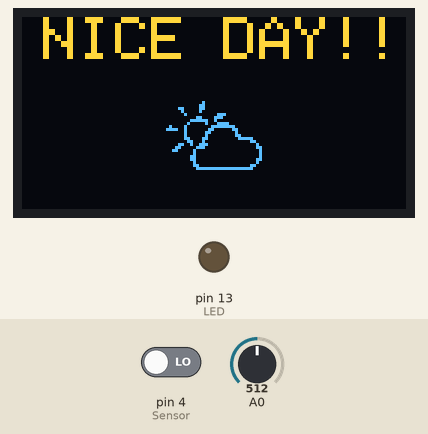
This sketch was run on a simulated Arduino Uno, built with avr-gcc and run on an emulated ATmega328P. Shown: 128×64 one-colour display, output pins drawn as LEDs (lit = HIGH). The test bench sets the inputs (shaded band); at power-on: A0 = 512, pin 4 (Sensor) LOW. The OLED is the two-colour kind (top 16 rows yellow); pins used as bus, display or sensor lines are not drawn.

Above: at 1.2 s.
1.3 s: A0 set to 489
At 1.88 s:
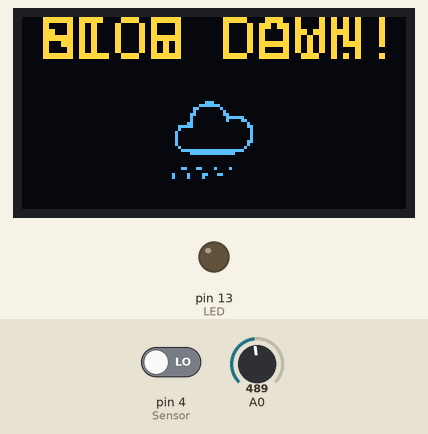
2.9 s: A0 set to 510
At 3.37 s:
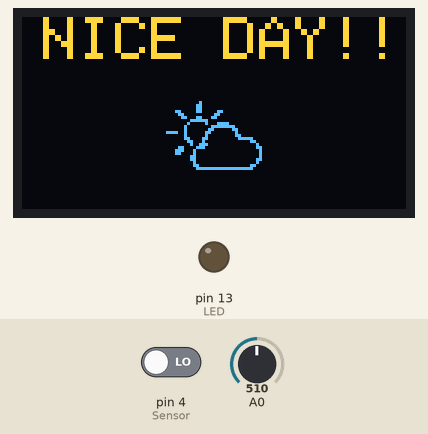
5.6 s: A0 set to 490
At 6.34 s:
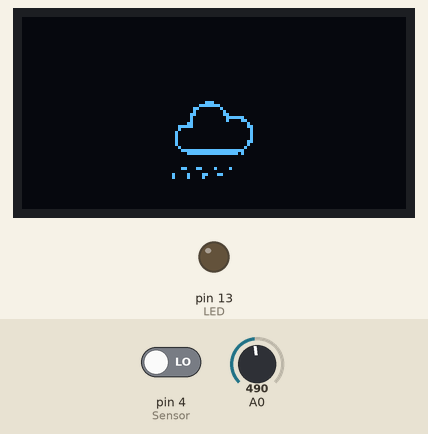
7.3 s: A0 set to 511
At 7.78 s:
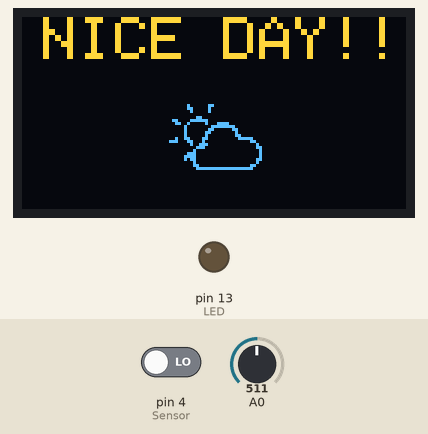
10.3 s: A0 set to 306
At 11.04 s:
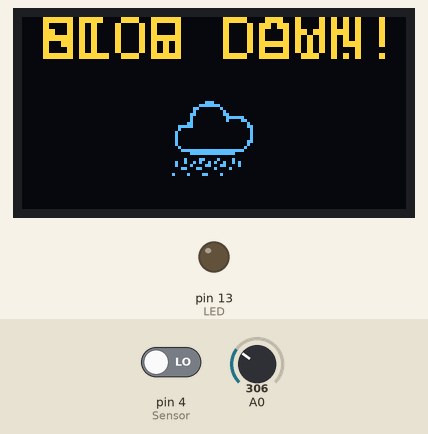
12.0 s: pin 4 (Sensor) driven HIGH
At 12.49 s:
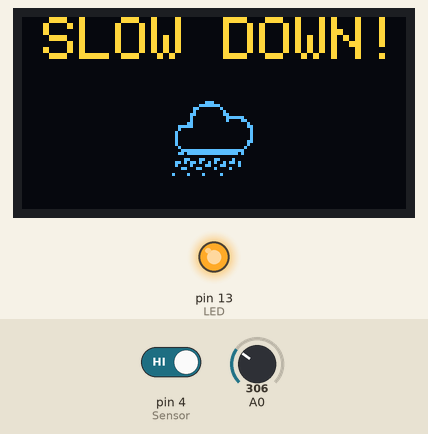
Timing chart, 0 to 14.6 s (numbered marks = the images above; inputs shaded):
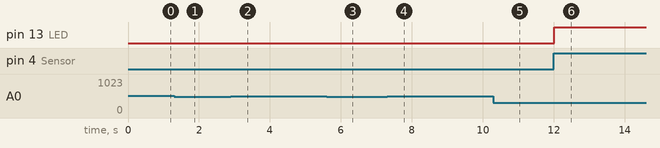

The sketch:

RainSensor_Display.ino
```cpp
#include <Wire.h>
#include <Adafruit_GFX.h>
#include <Adafruit_SSD1306.h>

// Vibration Pins
#define LED 13
#define Sensor 4
#define VCC 2
#define GND 3

// Constants
constexpr int RAIN_THRESHOLD = 500;
constexpr int OLED_RESET = -1; // OLED reset pin
constexpr int FRAME_DELAY = 42; // Animation speed
constexpr int WARNING_BLINK_DELAY = 700; // Blinking speed for the warning message
constexpr int FRAME_WIDTH = 32;
constexpr int FRAME_HEIGHT = 32;

// Messages
const String WarningMessage = "SLOW DOWN!";
const String RegularMessage = "NICE DAY!!";

// Global variables
Adafruit_SSD1306 HighwayDisplay(128, 64, &Wire, OLED_RESET);
const byte PROGMEM Rainframes[][128] = {
  {0,0,0,0,0,0,0,0,0,0,0,0,0,7,0,0,0,31,192,0,0,96,32,0,0,64,16,0,0,192,24,0,0,128,15,192,0,128,8,96,1,128,0,16,15,128,0,24,8,0,0,8,16,0,0,8,16,0,0,8,16,0,0,8,16,0,0,24,16,0,0,16,8,0,0,32,7,255,255,192,0,255,254,0,0,0,0,0,0,0,0,0,0,0,0,0,0,0,0,0,4,16,132,0,0,0,0,0,33,12,96,0,33,8,0,0,0,0,0,0,0,0,0,0,0,0,0,0},
  {0,0,0,0,0,0,0,0,0,0,0,0,0,7,0,0,0,31,192,0,0,96,32,0,0,64,16,0,0,192,24,0,0,128,15,192,0,128,8,96,1,128,0,16,15,128,0,24,8,0,0,8,16,0,0,8,16,0,0,8,16,0,0,8,16,0,0,24,16,0,0,16,8,0,0,32,7,255,255,192,1,255,255,0,0,0,0,0,0,0,0,0,0,0,0,0,0,0,0,0,0,0,0,0,0,0,0,0,33,8,32,0,33,8,0,0,0,0,0,0,0,0,0,0,0,0,0,0},
  {0,0,0,0,0,0,0,0,0,0,0,0,0,7,0,0,0,31,192,0,0,96,32,0,0,64,16,0,0,192,24,0,0,128,15,192,0,128,8,96,1,128,0,16,15,128,0,24,8,0,0,8,16,0,0,8,16,0,0,8,16,0,0,8,16,0,0,24,16,0,0,16,8,0,0,32,7,255,255,192,1,255,255,64,0,0,0,0,0,0,0,0,0,0,0,0,0,0,0,0,0,0,0,0,0,0,0,0,33,0,0,0,33,8,0,0,0,0,0,0,0,0,0,0,0,0,0,0},
  {0,0,0,0,0,0,0,0,0,0,0,0,0,7,0,0,0,31,192,0,0,96,32,0,0,64,16,0,0,192,24,0,0,128,15,192,0,128,8,96,1,128,0,16,15,128,0,24,8,0,0,8,16,0,0,8,16,0,0,8,16,0,0,8,16,0,0,24,16,0,0,16,8,0,0,32,7,255,255,192,5,255,255,64,0,0,0,0,0,0,0,0,0,0,0,0,0,0,0,0,0,0,0,0,0,0,0,0,32,0,0,0,33,8,0,0,0,0,0,0,0,0,0,0,0,0,0,0},
  {0,0,0,0,0,0,0,0,0,0,0,0,0,7,0,0,0,31,192,0,0,96,32,0,0,64,16,0,0,192,24,0,0,128,15,192,0,128,8,96,1,128,0,16,15,128,0,24,8,0,0,8,16,0,0,8,16,0,0,8,16,0,0,8,16,0,0,24,16,0,0,16,8,0,0,32,7,255,255,192,13,255,255,64,0,0,0,0,2,24,66,0,24,66,16,128,0,0,0,0,0,0,0,0,0,0,0,0,0,0,0,0,0,0,0,0,0,0,0,0,0,0,0,0,0,0,0,0},
  {0,0,0,0,0,0,0,0,0,0,0,0,0,7,0,0,0,31,192,0,0,96,32,0,0,64,16,0,0,192,24,0,0,128,15,192,0,128,8,96,1,128,0,16,15,128,0,24,8,0,0,8,16,0,0,8,16,0,0,8,16,0,0,8,16,0,0,24,16,0,0,16,8,0,0,32,7,255,255,192,13,255,255,64,0,0,0,0,2,24,66,0,24,194,16,128,0,0,0,0,0,0,0,0,0,0,0,0,0,0,0,0,0,0,0,0,0,0,0,0,0,0,0,0,0,0,0,0},
  {0,0,0,0,0,0,0,0,0,0,0,0,0,7,0,0,0,31,192,0,0,96,32,0,0,64,16,0,0,192,24,0,0,128,15,192,0,128,8,96,1,128,0,16,15,128,0,24,8,0,0,8,16,0,0,8,16,0,0,8,16,0,0,8,16,0,0,24,16,0,0,16,8,0,0,32,7,255,255,192,13,255,255,64,0,0,0,0,2,24,194,0,24,194,16,128,16,0,0,128,0,0,0,0,0,0,0,0,0,0,0,0,0,0,0,0,0,0,0,0,0,0,0,0,0,0,0,0},
  {0,0,0,0,0,0,0,0,0,0,0,0,0,7,0,0,0,31,192,0,0,96,32,0,0,64,16,0,0,192,24,0,0,128,15,192,0,128,8,96,1,128,0,16,15,128,0,24,8,0,0,8,16,0,0,8,16,0,0,8,16,0,0,8,16,0,0,24,16,0,0,16,8,0,0,32,7,255,255,192,13,255,255,64,0,0,0,0,2,24,194,0,26,210,16,128,16,132,16,128,4,16,132,0,0,0,0,0,0,0,0,0,0,0,0,0,0,0,0,0,0,0,0,0,0,0,0,0},
  {0,0,0,0,0,0,0,0,0,0,0,0,0,7,0,0,0,31,192,0,0,96,32,0,0,64,16,0,0,192,24,0,0,128,15,192,0,128,8,96,1,128,0,16,15,128,0,24,8,0,0,8,16,0,0,8,16,0,0,8,16,0,0,8,16,0,0,24,16,0,0,16,8,0,0,32,15,255,255,192,13,255,255,64,0,0,0,0,3,24,194,0,26,210,150,128,16,134,48,128,4,16,132,0,0,0,0,0,0,0,0,0,0,0,0,0,0,0,0,0,0,0,0,0,0,0,0,0},
  {0,0,0,0,0,0,0,0,0,0,0,0,0,7,0,0,0,31,192,0,0,96,32,0,0,64,16,0,0,192,24,0,0,128,15,192,0,128,8,96,1,128,0,16,15,128,0,24,8,0,0,8,16,0,0,8,16,0,0,8,16,0,0,8,16,0,0,24,16,0,0,16,8,0,0,32,7,255,255,192,13,255,255,64,0,0,0,0,3,24,194,0,26,210,150,128,16,134,48,128,6,48,132,0,0,0,0,0,0,0,0,0,0,0,0,0,0,0,0,0,0,0,0,0,0,0,0,0},
  {0,0,0,0,0,0,0,0,0,0,0,0,0,7,0,0,0,31,192,0,0,96,32,0,0,64,16,0,0,192,24,0,0,128,15,192,0,128,8,96,1,128,0,16,15,128,0,24,8,0,0,8,16,0,0,8,16,0,0,8,16,0,0,8,16,0,0,24,16,0,0,16,8,0,0,32,7,255,255,192,13,255,255,64,0,0,0,0,3,24,194,0,26,210,150,128,16,134,48,128,6,48,132,0,0,0,0,0,33,8,32,0,0,0,0,0,0,0,0,0,0,0,0,0,0,0,0,0},
  {0,0,0,0,0,0,0,0,0,0,0,0,0,7,0,0,0,31,192,0,0,96,32,0,0,64,16,0,0,192,24,0,0,128,15,192,0,128,8,96,1,128,0,16,15,128,0,24,8,0,0,8,16,0,0,8,16,0,0,8,16,0,0,8,16,0,0,24,16,0,0,16,8,0,0,32,7,255,255,192,0,255,254,0,0,0,0,0,2,24,66,0,18,82,146,128,16,134,48,128,6,48,132,0,0,0,0,0,33,12,32,0,0,0,0,0,0,0,0,0,0,0,0,0,0,0,0,0},
  {0,0,0,0,0,0,0,0,0,0,0,0,0,7,0,0,0,31,192,0,0,96,32,0,0,64,16,0,0,192,24,0,0,128,15,192,0,128,8,96,1,128,0,16,15,128,0,24,8,0,0,8,16,0,0,8,16,0,0,8,16,0,0,8,16,0,0,24,16,0,0,16,8,0,0,32,7,255,255,192,0,255,254,0,0,0,0,0,2,16,2,0,2,16,130,0,16,134,48,128,6,48,132,0,0,0,0,0,33,12,32,0,0,0,0,0,0,0,0,0,0,0,0,0,0,0,0,0},
  {0,0,0,0,0,0,0,0,0,0,0,0,0,7,0,0,0,31,192,0,0,96,32,0,0,64,16,0,0,192,24,0,0,128,15,192,0,128,8,96,1,128,0,16,15,128,0,24,8,0,0,8,16,0,0,8,16,0,0,8,16,0,0,8,16,0,0,24,16,0,0,16,8,0,0,32,7,255,255,192,1,255,255,0,0,0,0,0,0,0,0,0,2,16,130,0,16,134,48,128,6,48,132,0,0,0,0,0,33,12,32,0,33,0,0,0,0,0,0,0,0,0,0,0,0,0,0,0},
  {0,0,0,0,0,0,0,0,0,0,0,0,0,7,0,0,0,31,192,0,0,96,32,0,0,64,16,0,0,192,24,0,0,128,15,192,0,128,8,96,1,128,0,16,15,128,0,24,8,0,0,8,16,0,0,8,16,0,0,8,16,0,0,8,16,0,0,24,16,0,0,16,8,0,0,32,7,255,255,192,1,255,255,64,0,0,0,0,0,0,0,0,0,0,0,0,0,0,0,0,6,48,132,0,0,0,0,0,33,12,96,0,33,8,0,0,0,0,0,0,0,0,0,0,0,0,0,0},
  {0,0,0,0,0,0,0,0,0,0,0,0,0,7,0,0,0,31,192,0,0,96,32,0,0,64,16,0,0,192,24,0,0,128,15,192,0,128,8,96,1,128,0,16,15,128,0,24,8,0,0,8,16,0,0,8,16,0,0,8,16,0,0,8,16,0,0,24,16,0,0,16,8,0,0,32,7,255,255,192,5,255,255,64,0,0,0,0,0,0,0,0,0,0,0,0,0,0,0,0,6,48,132,0,0,0,0,0,33,12,96,0,33,8,0,0,0,0,0,0,0,0,0,0,0,0,0,0},
  {0,0,0,0,0,0,0,0,0,0,0,0,0,7,0,0,0,31,192,0,0,96,32,0,0,64,16,0,0,192,24,0,0,128,15,192,0,128,8,96,1,128,0,16,15,128,0,24,8,0,0,8,16,0,0,8,16,0,0,8,16,0,0,8,16,0,0,24,16,0,0,16,8,0,0,32,7,255,255,192,13,255,255,64,0,0,0,0,2,24,66,0,24,66,16,128,0,0,0,0,4,16,132,0,0,0,0,0,33,8,0,0,33,8,0,0,0,0,0,0,0,0,0,0,0,0,0,0},
  {0,0,0,0,0,0,0,0,0,0,0,0,0,7,0,0,0,31,192,0,0,96,32,0,0,64,16,0,0,192,24,0,0,128,15,192,0,128,8,96,1,128,0,16,15,128,0,24,8,0,0,8,16,0,0,8,16,0,0,8,16,0,0,8,16,0,0,24,16,0,0,16,8,0,0,32,7,255,255,192,13,255,255,64,0,0,0,0,2,24,66,0,24,194,16,128,0,0,0,0,0,0,0,0,0,0,0,0,33,0,0,0,33,8,0,0,0,0,0,0,0,0,0,0,0,0,0,0},
  {0,0,0,0,0,0,0,0,0,0,0,0,0,7,0,0,0,31,192,0,0,96,32,0,0,64,16,0,0,192,24,0,0,128,15,192,0,128,8,96,1,128,0,16,15,128,0,24,8,0,0,8,16,0,0,8,16,0,0,8,16,0,0,8,16,0,0,24,16,0,0,16,8,0,0,32,7,255,255,192,13,255,255,64,0,0,0,0,2,24,194,0,24,194,16,128,16,0,0,128,0,0,0,0,0,0,0,0,0,0,0,0,0,0,0,0,0,0,0,0,0,0,0,0,0,0,0,0},
  {0,0,0,0,0,0,0,0,0,0,0,0,0,7,0,0,0,31,192,0,0,96,32,0,0,64,16,0,0,192,24,0,0,128,15,192,0,128,8,96,1,128,0,16,15,128,0,24,8,0,0,8,16,0,0,8,16,0,0,8,16,0,0,8,16,0,0,24,16,0,0,16,8,0,0,32,7,255,255,192,13,255,255,64,0,0,0,0,2,24,194,0,26,210,16,128,16,132,16,128,0,0,0,0,0,0,0,0,0,0,0,0,0,0,0,0,0,0,0,0,0,0,0,0,0,0,0,0},
  {0,0,0,0,0,0,0,0,0,0,0,0,0,7,0,0,0,31,192,0,0,96,32,0,0,64,16,0,0,192,24,0,0,128,15,192,0,128,8,96,1,128,0,16,15,128,0,24,8,0,0,8,16,0,0,8,16,0,0,8,16,0,0,8,16,0,0,24,16,0,0,16,8,0,0,32,15,255,255,192,13,255,255,64,0,0,0,0,3,24,194,0,26,210,150,128,16,134,48,128,0,0,0,0,0,0,0,0,0,0,0,0,0,0,0,0,0,0,0,0,0,0,0,0,0,0,0,0},
  {0,0,0,0,0,0,0,0,0,0,0,0,0,7,0,0,0,31,192,0,0,96,32,0,0,64,16,0,0,192,24,0,0,128,15,192,0,128,8,96,1,128,0,16,15,128,0,24,8,0,0,8,16,0,0,8,16,0,0,8,16,0,0,8,16,0,0,24,16,0,0,16,8,0,0,32,7,255,255,192,13,255,255,64,0,0,0,0,3,24,194,0,26,210,150,128,16,134,48,128,4,16,132,0,0,0,0,0,0,0,0,0,0,0,0,0,0,0,0,0,0,0,0,0,0,0,0,0},
  {0,0,0,0,0,0,0,0,0,0,0,0,0,7,0,0,0,31,192,0,0,96,32,0,0,64,16,0,0,192,24,0,0,128,15,192,0,128,8,96,1,128,0,16,15,128,0,24,8,0,0,8,16,0,0,8,16,0,0,8,16,0,0,8,16,0,0,24,16,0,0,16,8,0,0,32,7,255,255,192,13,255,255,64,0,0,0,0,3,24,194,0,26,210,150,128,16,134,48,128,6,48,132,0,0,0,0,0,33,8,32,0,0,0,0,0,0,0,0,0,0,0,0,0,0,0,0,0},
  {0,0,0,0,0,0,0,0,0,0,0,0,0,7,0,0,0,31,192,0,0,96,32,0,0,64,16,0,0,192,24,0,0,128,15,192,0,128,8,96,1,128,0,16,15,128,0,24,8,0,0,8,16,0,0,8,16,0,0,8,16,0,0,8,16,0,0,24,16,0,0,16,8,0,0,32,7,255,255,192,0,255,254,0,0,0,0,0,2,24,66,0,18,82,146,128,16,134,48,128,6,48,132,0,0,0,0,0,33,12,32,0,0,0,0,0,0,0,0,0,0,0,0,0,0,0,0,0},
  {0,0,0,0,0,0,0,0,0,0,0,0,0,7,0,0,0,31,192,0,0,96,32,0,0,64,16,0,0,192,24,0,0,128,15,192,0,128,8,96,1,128,0,16,15,128,0,24,8,0,0,8,16,0,0,8,16,0,0,8,16,0,0,8,16,0,0,24,16,0,0,16,8,0,0,32,7,255,255,192,0,255,254,0,0,0,0,0,2,16,2,0,2,16,130,0,16,134,48,128,6,48,132,0,0,0,0,0,33,12,32,0,0,0,0,0,0,0,0,0,0,0,0,0,0,0,0,0},
  {0,0,0,0,0,0,0,0,0,0,0,0,0,7,0,0,0,31,192,0,0,96,32,0,0,64,16,0,0,192,24,0,0,128,15,192,0,128,8,96,1,128,0,16,15,128,0,24,8,0,0,8,16,0,0,8,16,0,0,8,16,0,0,8,16,0,0,24,16,0,0,16,8,0,0,32,7,255,255,192,0,255,254,0,0,0,0,0,0,0,0,0,2,16,130,0,16,134,48,128,6,48,132,0,0,0,0,0,33,12,32,0,33,0,0,0,0,0,0,0,0,0,0,0,0,0,0,0},
  {0,0,0,0,0,0,0,0,0,0,0,0,0,7,0,0,0,31,192,0,0,96,32,0,0,64,16,0,0,192,24,0,0,128,15,192,0,128,8,96,1,128,0,16,15,128,0,24,8,0,0,8,16,0,0,8,16,0,0,8,16,0,0,8,16,0,0,24,16,0,0,16,8,0,0,32,7,255,255,192,0,255,254,0,0,0,0,0,0,0,0,0,0,0,0,0,0,0,0,0,6,48,132,0,0,0,0,0,33,12,96,0,33,8,0,0,0,0,0,0,0,0,0,0,0,0,0,0},
  {0,0,0,0,0,0,0,0,0,0,0,0,0,7,0,0,0,31,192,0,0,96,32,0,0,64,16,0,0,192,24,0,0,128,15,192,0,128,8,96,1,128,0,16,15,128,0,24,8,0,0,8,16,0,0,8,16,0,0,8,16,0,0,8,16,0,0,24,16,0,0,16,8,0,0,32,7,255,255,192,0,255,254,0,0,0,0,0,0,0,0,0,0,0,0,0,0,0,0,0,6,48,132,0,0,0,0,0,33,12,96,0,33,8,0,0,0,0,0,0,0,0,0,0,0,0,0,0}
};
const byte PROGMEM Sunnyframes[][128] = {
  {0,0,0,0,0,0,0,0,0,0,0,0,0,48,0,0,0,48,0,0,0,48,0,0,24,48,96,0,12,0,192,0,4,49,128,0,0,252,0,0,1,4,120,0,2,1,254,0,2,3,3,0,242,6,1,0,2,4,1,128,3,12,0,248,1,136,0,12,0,156,0,2,6,56,0,3,12,64,0,1,24,64,0,1,0,192,0,1,0,192,0,3,0,64,0,2,0,96,0,12,0,63,255,248,0,0,0,0,0,0,0,0,0,0,0,0,0,0,0,0,0,0,0,0,0,0,0,0},
  {0,0,0,0,0,0,0,0,0,0,0,0,0,16,0,0,0,48,0,0,0,48,0,0,24,48,96,0,12,0,192,0,6,49,128,0,0,252,0,0,1,4,120,0,2,1,254,0,2,3,3,0,242,6,1,0,2,4,1,128,3,12,0,248,1,136,0,12,0,156,0,2,12,56,0,3,28,64,0,1,24,64,0,1,0,192,0,1,0,192,0,3,0,64,0,2,0,96,0,12,0,63,255,248,0,0,0,0,0,0,0,0,0,0,0,0,0,0,0,0,0,0,0,0,0,0,0,0},
  {0,0,0,0,0,0,0,0,0,0,0,0,0,16,0,0,0,16,0,0,8,16,0,0,12,16,32,0,4,0,224,0,0,49,192,0,0,252,0,0,1,4,120,0,2,1,254,0,242,3,3,0,114,6,1,0,2,4,1,128,3,12,0,248,1,136,0,12,4,156,0,2,12,56,0,3,24,64,0,1,16,64,0,1,0,192,0,1,0,192,0,3,0,64,0,2,0,96,0,12,0,63,255,248,0,0,0,0,0,0,0,0,0,0,0,0,0,0,0,0,0,0,0,0,0,0,0,0},
  {0,0,0,0,0,0,0,0,0,0,0,0,0,16,0,0,0,16,0,0,8,16,0,0,12,16,32,0,6,0,96,0,2,48,192,0,0,252,128,0,1,4,120,0,2,1,254,0,242,3,3,0,2,6,1,0,2,4,1,128,3,12,0,248,1,136,0,12,4,156,0,2,12,56,0,3,24,64,0,1,16,64,0,1,0,192,0,1,0,192,0,3,0,64,0,2,0,96,0,12,0,63,255,248,0,0,0,0,0,0,0,0,0,0,0,0,0,0,0,0,0,0,0,0,0,0,0,0},
  {0,0,0,0,0,0,0,0,0,0,0,0,0,24,0,0,0,24,0,0,8,16,0,0,4,16,32,0,6,0,96,0,0,48,192,0,0,252,128,0,1,4,120,0,2,1,254,0,242,3,3,0,2,6,1,0,2,4,1,128,3,12,0,248,1,136,0,12,4,156,0,2,28,56,0,3,48,64,0,1,0,64,0,1,0,192,0,1,0,192,0,3,0,64,0,2,0,96,0,12,0,63,255,248,0,0,0,0,0,0,0,0,0,0,0,0,0,0,0,0,0,0,0,0,0,0,0,0},
  {0,0,0,0,0,0,0,0,0,0,0,0,0,8,0,0,0,24,0,0,12,24,0,0,4,16,0,0,2,0,112,0,0,48,224,0,0,252,128,0,1,4,120,0,66,1,254,0,242,3,3,0,2,6,1,0,2,4,1,128,3,12,0,248,1,136,0,12,12,156,0,2,24,56,0,3,48,64,0,1,0,64,0,1,0,192,0,1,0,192,0,3,0,64,0,2,0,96,0,12,0,63,255,248,0,0,0,0,0,0,0,0,0,0,0,0,0,0,0,0,0,0,0,0,0,0,0,0},
  {0,0,0,0,0,0,0,0,0,0,0,0,0,8,0,0,0,8,0,0,4,8,0,0,6,24,0,0,2,0,48,0,0,48,96,0,0,252,192,0,1,4,120,0,226,1,254,0,50,3,3,0,2,6,1,0,2,4,1,128,3,12,0,248,1,136,0,12,12,156,0,2,56,56,0,3,48,64,0,1,0,64,0,1,0,192,0,1,0,192,0,3,0,192,0,2,0,96,0,12,0,63,255,248,0,0,0,0,0,0,0,0,0,0,0,0,0,0,0,0,0,0,0,0,0,0,0,0},
  {0,0,0,0,0,0,0,0,0,0,0,0,0,8,0,0,0,8,0,0,4,8,0,0,2,8,0,0,2,0,48,0,0,48,112,0,0,252,192,0,1,4,120,0,114,1,254,0,18,3,3,0,2,6,1,0,2,4,1,128,3,12,0,248,1,136,0,12,24,156,0,2,56,56,0,3,32,64,0,1,0,192,0,1,0,192,0,1,0,192,0,3,0,192,0,2,0,96,0,12,0,63,255,248,0,0,0,0,0,0,0,0,0,0,0,0,0,0,0,0,0,0,0,0,0,0,0,0},
  {0,0,0,0,0,0,0,0,0,0,0,0,0,4,0,0,0,12,0,0,6,8,0,0,2,8,0,0,2,0,16,0,0,48,112,0,0,252,224,0,1,4,120,0,114,1,254,0,2,3,3,0,2,6,1,0,2,4,1,128,3,12,0,248,1,136,0,12,24,156,0,2,48,56,0,3,0,64,0,1,0,192,0,1,0,192,0,1,0,192,0,3,0,192,0,2,0,96,0,12,0,63,255,248,0,0,0,0,0,0,0,0,0,0,0,0,0,0,0,0,0,0,0,0,0,0,0,0},
  {0,0,0,0,0,0,0,0,0,0,0,0,0,4,0,0,0,4,0,0,6,12,0,0,2,8,0,0,0,0,0,0,0,48,48,0,0,252,96,0,65,4,120,0,114,1,254,0,2,3,3,0,2,6,1,0,2,4,1,128,3,12,0,248,9,136,0,12,56,156,0,2,48,56,0,3,0,64,0,1,0,192,0,1,0,192,0,1,0,192,0,3,0,192,0,2,0,96,0,12,0,63,255,248,0,0,0,0,0,0,0,0,0,0,0,0,0,0,0,0,0,0,0,0,0,0,0,0},
  {0,0,0,0,0,0,0,0,0,0,0,0,0,4,0,0,2,4,0,0,2,4,0,0,3,12,0,0,0,0,0,0,0,48,48,0,0,252,112,0,97,4,120,0,50,1,254,0,2,3,3,0,2,6,1,0,2,4,1,128,3,12,0,248,9,136,0,12,56,156,0,2,48,56,0,3,0,64,0,1,0,192,0,1,0,192,0,1,0,192,0,3,0,192,0,2,0,96,0,12,0,63,255,248,0,0,0,0,0,0,0,0,0,0,0,0,0,0,0,0,0,0,0,0,0,0,0,0},
  {0,0,0,0,0,0,0,0,0,0,0,0,0,0,0,0,2,4,0,0,2,4,0,0,1,4,0,0,0,0,0,0,0,48,16,0,0,252,112,0,113,4,120,0,18,1,254,0,2,3,3,0,2,6,1,0,2,4,1,128,3,12,0,248,25,136,0,12,56,156,0,2,32,56,0,3,0,64,0,1,0,192,0,1,0,192,0,1,1,192,0,3,0,64,0,2,0,96,0,12,0,63,255,248,0,0,0,0,0,0,0,0,0,0,0,0,0,0,0,0,0,0,0,0,0,0,0,0},
  {0,0,0,0,0,0,0,0,0,0,0,0,0,0,0,0,2,6,0,0,3,4,0,0,1,4,0,0,0,0,0,0,0,48,16,0,0,252,112,0,113,4,120,0,18,1,254,0,2,3,3,0,2,6,1,0,2,4,1,128,3,12,0,248,57,136,0,12,112,156,0,2,0,56,0,3,0,64,0,1,0,192,0,1,1,192,0,1,1,192,0,3,0,64,0,2,0,96,0,12,0,63,255,248,0,0,0,0,0,0,0,0,0,0,0,0,0,0,0,0,0,0,0,0,0,0,0,0},
  {0,0,0,0,0,0,0,0,0,0,0,0,0,0,0,0,3,2,0,0,1,6,0,0,1,4,0,0,0,0,0,0,0,48,0,0,64,252,48,0,113,4,120,0,2,1,254,0,2,3,3,0,2,6,1,0,2,4,1,128,3,12,0,248,57,136,0,12,112,156,0,2,0,56,0,3,0,64,0,1,1,192,0,1,1,192,0,1,1,192,0,3,0,64,0,2,0,96,0,12,0,63,255,248,0,0,0,0,0,0,0,0,0,0,0,0,0,0,0,0,0,0,0,0,0,0,0,0},
  {0,0,0,0,0,0,0,0,0,0,0,0,0,0,0,0,1,2,0,0,1,6,0,0,1,4,0,0,0,0,0,0,0,48,0,0,96,252,48,0,49,4,120,0,2,1,254,0,2,3,3,0,2,6,1,0,2,4,1,128,3,12,0,248,57,136,0,12,96,156,0,2,0,56,0,3,0,64,0,1,1,192,0,1,1,192,0,1,1,192,0,3,0,64,0,2,0,96,0,12,0,63,255,248,0,0,0,0,0,0,0,0,0,0,0,0,0,0,0,0,0,0,0,0,0,0,0,0},
  {0,0,0,0,0,0,0,0,0,0,0,0,0,0,0,0,1,2,0,0,1,130,0,0,0,134,0,0,0,0,0,0,0,48,0,0,112,252,16,0,25,4,120,0,2,1,254,0,2,3,3,0,2,6,1,0,2,4,1,128,19,12,0,248,113,136,0,12,0,156,0,2,0,56,0,3,0,64,0,1,1,192,0,1,1,192,0,1,3,192,0,3,0,64,0,2,0,96,0,12,0,63,255,248,0,0,0,0,0,0,0,0,0,0,0,0,0,0,0,0,0,0,0,0,0,0,0,0},
  {0,0,0,0,0,0,0,0,0,0,0,0,0,0,0,0,1,3,0,0,1,130,0,0,0,130,0,0,0,0,0,0,0,48,0,0,48,252,0,0,25,4,120,0,2,1,254,0,2,3,3,0,2,6,1,0,2,4,1,128,19,12,0,248,113,136,0,12,0,156,0,2,0,56,0,3,0,64,0,1,1,192,0,1,3,192,0,1,2,192,0,3,0,64,0,2,0,96,0,12,0,63,255,248,0,0,0,0,0,0,0,0,0,0,0,0,0,0,0,0,0,0,0,0,0,0,0,0},
  {0,0,0,0,0,0,0,0,0,0,0,0,0,0,0,0,1,129,0,0,0,131,0,0,0,130,0,0,0,0,0,0,32,48,0,0,56,252,0,0,9,4,120,0,2,1,254,0,2,3,3,0,2,6,1,0,2,4,1,128,51,12,0,248,113,136,0,12,0,156,0,2,0,56,0,3,1,64,0,1,1,64,0,1,2,192,0,1,2,192,0,3,0,64,0,2,0,96,0,12,0,63,255,248,0,0,0,0,0,0,0,0,0,0,0,0,0,0,0,0,0,0,0,0,0,0,0,0},
  {0,0,0,0,0,0,0,0,0,0,0,0,0,0,0,0,0,129,0,0,0,129,0,0,0,130,0,0,0,2,0,0,32,48,0,0,56,252,0,0,1,4,120,0,2,1,254,0,2,3,3,0,2,6,1,0,2,4,1,128,115,12,0,248,113,136,0,12,0,156,0,2,0,56,0,3,1,64,0,1,3,64,0,1,2,192,0,1,2,192,0,3,0,64,0,2,0,96,0,12,0,63,255,248,0,0,0,0,0,0,0,0,0,0,0,0,0,0,0,0,0,0,0,0,0,0,0,0},
  {0,0,0,0,0,0,0,0,0,0,0,0,0,128,0,0,0,129,0,0,0,129,0,0,0,131,0,0,0,2,0,0,48,48,0,0,24,252,0,0,1,4,120,0,2,1,254,0,2,3,3,0,2,6,1,0,2,4,1,128,115,12,0,248,65,136,0,12,0,156,0,2,0,56,0,3,1,64,0,1,2,64,0,1,6,192,0,1,0,192,0,3,0,64,0,2,0,96,0,12,0,63,255,248,0,0,0,0,0,0,0,0,0,0,0,0,0,0,0,0,0,0,0,0,0,0,0,0},
  {0,0,0,0,0,0,0,0,0,0,0,0,0,128,0,0,0,128,0,0,0,193,128,0,0,67,0,0,0,2,0,0,48,48,0,0,24,252,0,0,1,4,120,0,2,1,254,0,2,3,3,0,2,6,1,0,18,4,1,128,115,12,0,248,1,136,0,12,0,156,0,2,0,56,0,3,3,64,0,1,2,64,0,1,6,192,0,1,0,192,0,3,0,64,0,2,0,96,0,12,0,63,255,248,0,0,0,0,0,0,0,0,0,0,0,0,0,0,0,0,0,0,0,0,0,0,0,0},
  {0,0,0,0,0,0,0,0,0,0,0,0,0,128,0,0,0,192,0,0,0,65,128,0,0,65,0,0,32,3,0,0,56,48,0,0,8,252,0,0,1,4,120,0,2,1,254,0,2,3,3,0,2,6,1,0,114,4,1,128,243,12,0,248,1,136,0,12,0,156,0,2,0,56,0,3,2,64,0,1,6,64,0,1,4,192,0,1,0,192,0,3,0,64,0,2,0,96,0,12,0,63,255,248,0,0,0,0,0,0,0,0,0,0,0,0,0,0,0,0,0,0,0,0,0,0,0,0},
  {0,0,0,0,0,0,0,0,0,0,0,0,0,64,0,0,0,64,0,0,0,64,128,0,0,65,128,0,48,3,0,0,24,48,0,0,8,252,0,0,1,4,120,0,2,1,254,0,2,3,3,0,2,6,1,0,114,4,1,128,227,12,0,248,1,136,0,12,0,156,0,2,0,56,0,3,2,64,0,1,6,64,0,1,12,192,0,1,0,192,0,3,0,64,0,2,0,96,0,12,0,63,255,248,0,0,0,0,0,0,0,0,0,0,0,0,0,0,0,0,0,0,0,0,0,0,0,0},
  {0,0,0,0,0,0,0,0,0,0,0,0,0,64,0,0,0,64,0,0,0,64,192,0,0,65,128,0,48,1,0,0,24,48,0,0,4,252,0,0,1,4,120,0,2,1,254,0,2,3,3,0,2,6,1,0,242,4,1,128,67,12,0,248,1,136,0,12,0,156,0,2,0,56,0,3,2,64,0,1,4,64,0,1,12,192,0,1,0,192,0,3,0,64,0,2,0,96,0,12,0,63,255,248,0,0,0,0,0,0,0,0,0,0,0,0,0,0,0,0,0,0,0,0,0,0,0,0},
  {0,0,0,0,0,0,0,0,0,0,0,0,0,64,0,0,0,96,0,0,0,96,192,0,0,32,128,0,48,1,0,0,12,48,0,0,4,252,0,0,1,4,120,0,2,1,254,0,2,3,3,0,18,6,1,0,242,4,1,128,3,12,0,248,1,136,0,12,0,156,0,2,2,56,0,3,6,64,0,1,12,64,0,1,8,192,0,1,0,192,0,3,0,64,0,2,0,96,0,12,0,63,255,248,0,0,0,0,0,0,0,0,0,0,0,0,0,0,0,0,0,0,0,0,0,0,0,0},
  {0,0,0,0,0,0,0,0,0,0,0,0,0,96,0,0,0,96,0,0,0,32,64,0,16,32,192,0,24,1,128,0,12,49,0,0,0,252,0,0,1,4,120,0,2,1,254,0,2,3,3,0,114,6,1,0,242,4,1,128,3,12,0,248,1,136,0,12,0,156,0,2,2,56,0,3,6,64,0,1,12,64,0,1,8,192,0,1,0,192,0,3,0,64,0,2,0,96,0,12,0,63,255,248,0,0,0,0,0,0,0,0,0,0,0,0,0,0,0,0,0,0,0,0,0,0,0,0},
  {0,0,0,0,0,0,0,0,0,0,0,0,0,32,0,0,0,32,0,0,0,32,64,0,16,32,192,0,24,1,128,0,12,49,0,0,0,252,0,0,1,4,120,0,2,1,254,0,2,3,3,0,242,6,1,0,242,4,1,128,3,12,0,248,1,136,0,12,0,156,0,2,2,56,0,3,4,64,0,1,8,64,0,1,8,192,0,1,0,192,0,3,0,64,0,2,0,96,0,12,0,63,255,248,0,0,0,0,0,0,0,0,0,0,0,0,0,0,0,0,0,0,0,0,0,0,0,0},
  {0,0,0,0,0,0,0,0,0,0,0,0,0,32,0,0,0,32,0,0,0,32,0,0,16,32,64,0,12,0,128,0,4,49,0,0,0,252,0,0,1,4,120,0,2,1,254,0,2,3,3,0,242,6,1,0,2,4,1,128,3,12,0,248,1,136,0,12,0,156,0,2,6,56,0,3,12,64,0,1,24,64,0,1,0,192,0,1,0,192,0,3,0,64,0,2,0,96,0,12,0,63,255,248,0,0,0,0,0,0,0,0,0,0,0,0,0,0,0,0,0,0,0,0,0,0,0,0}
};
constexpr int FRAME_COUNT_RAIN = sizeof(Rainframes) / sizeof(Rainframes[0]);
constexpr int FRAME_COUNT_SUN = sizeof(Sunnyframes) / sizeof(Sunnyframes[0]);

int frame = 0;
bool isMessageVisible = true;
unsigned long lastBlinkTime = 0;
unsigned long lastFrameTime = 0;

void setup() {
    // Initialize the display
    HighwayDisplay.begin(SSD1306_SWITCHCAPVCC, 0x3C);
    HighwayDisplay.clearDisplay();
    HighwayDisplay.setTextSize(2);  // Set text size
    HighwayDisplay.setTextColor(WHITE); // Text color

    // Initialize Vibration Sensor/ LED
    pinMode(Sensor, INPUT);
    pinMode(LED, OUTPUT);
    pinMode(VCC, OUTPUT);
    digitalWrite(VCC, HIGH);
    pinMode(GND, OUTPUT);
    digitalWrite(GND, LOW);

}

void loop() {
    int sensorValue = analogRead(A0);
    unsigned long currentTime = millis();

    if (sensorValue < RAIN_THRESHOLD) {
        // Rain animation
        if (currentTime - lastFrameTime >= FRAME_DELAY) {
            updateRainAnimation();
            lastFrameTime = currentTime;
        }

        // Warning message blinking
        if (currentTime - lastBlinkTime >= WARNING_BLINK_DELAY) {
            updateWarningMessage();
            lastBlinkTime = currentTime;
        }

        HighwayDisplay.display(); // Refresh the display once per loop
    } else {
        // Sunny animation and regular message
        HighwayDisplay.clearDisplay();
        displayRegularMessage();
        updateSunnyAnimation();
        HighwayDisplay.display();
    }

    // Display vibration/collision detection
    bool value = digitalRead(Sensor);
    if (value == 1) {
        digitalWrite(LED,HIGH);
    } else if(value == 0){
        digitalWrite(LED,LOW);
    }

}

// Function Definitions

void updateWarningMessage() {
    if (isMessageVisible) {
        // Draw the warning message
        HighwayDisplay.setCursor(7, 0);
        HighwayDisplay.print(WarningMessage);
    } else {
        // Clear the warning message area
        HighwayDisplay.fillRect(7, 0, 120, 16, BLACK);
    }
    isMessageVisible = !isMessageVisible;
}

void displayRegularMessage() {
    HighwayDisplay.setCursor(7, 0);
    HighwayDisplay.print(RegularMessage);
}

void updateRainAnimation() {
    // Clear only the rain animation area
    HighwayDisplay.fillRect(48, 25, FRAME_WIDTH, FRAME_HEIGHT, BLACK);

    // Draw the current frame of the rain animation
    HighwayDisplay.drawBitmap(48, 25, Rainframes[frame], FRAME_WIDTH, FRAME_HEIGHT, 1);

    // Update the frame index
    frame = (frame + 1) % FRAME_COUNT_RAIN;
}

void updateSunnyAnimation() {
    // Draw the current frame of the sunny animation
    HighwayDisplay.drawBitmap(48, 25, Sunnyframes[frame], FRAME_WIDTH, FRAME_HEIGHT, WHITE);

    // Update the frame index
    frame = (frame + 1) % FRAME_COUNT_SUN;
}
```

Measured:
- the behaviour switches between 500 and 499 on A0 (found by bisection; images 0 and 1)
- after the input at 1.3 s, the display: first differs from a run without the input after 0.05 s (image 1 shows a later state)
- after the input at 2.9 s, the display: changes after 0.32 s (image 2)
- after the input at 5.6 s, the display: first changes after 0.05 s (image 3 shows a later state)
- after the input at 7.3 s, the display: changes after 0.33 s (image 4)
- after the input at 10.3 s, the display: first changes after 0.05 s (image 5 shows a later state)
- after the input at 12.0 s, pin 13 (LED): LOW → HIGH at once
